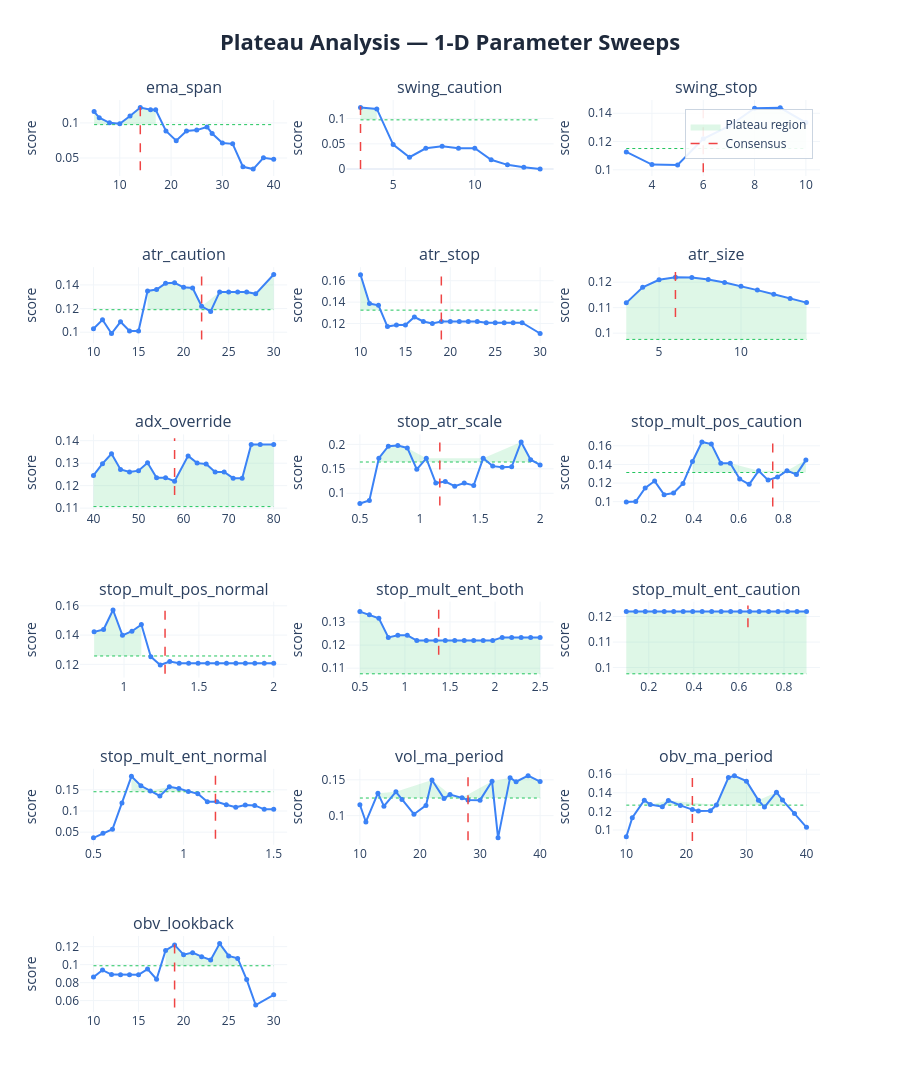

Source (notebook cell):
### Markdown cell above
### 1-D sweep charts:
| Element | Meaning | Good | Bad |
|---------|---------|------|-----|
| **Blue curve** | Composite score at each value of the parameter, with all others held at consensus | Flat-topped curve — performance is insensitive to the exact value | Narrow spike — optimizer latched onto one specific value, everything nearby is worse |
| **Red dashed line** | Where the consensus value sits | On the flat top of the curve | On a steep slope or at the edge of a cliff |
| **Green dashed line** | Cutoff at 80% of peak score — the boundary between plateau and non-plateau | Blue curve stays above this line across most of the range | Blue curve dips below it quickly either side of the peak |
| **Green shading** | Plateau region — all values where the score stays within 20% of the peak | Wide green band spanning most of the range (robust) | Thin sliver or no shading at all (fragile/overfit) |


 If concensus on steep slope: parameter **REGIME SENSITIVE** - do not fix, backtests are disagreeing, want to fix parameters on flat top.

### Code cell
# ── visual sweep curves ───────────────────────────────────────────────────
plot_plateau_analysis(
    sweep_results    = sweep_results,
    consensus_params = results['consensus_params'],
    param_defs       = PARAM_DEFS,
    fixed_params     = FIXED_PARAMS,
    threshold        = 0.20,
    show             = False,
    save_html        = None,
)

### Figure 1 — Plotly figure (JSON) as saved in the notebook; plotly's stock layout.template omitted (floating-point values rounded to 4 significant figures)
{"data": [{"fill": "toself", "fillcolor": "rgba(34, 197, 94, 0.15)", "hoverinfo": "skip", "line": {"color": "rgba(0,0,0,0)"}, "name": "Plateau region", "showlegend": true, "type": "scatter", "x": [5, 6, 8, 10, 12, 14, 16, 17, 17, 16, 14, 12, 10, 8, 6, 5], "xaxis": "x", "y": [0.1162, 0.1075, 0.1002, 0.09878, 0.1099, 0.1219, 0.1189, 0.1187, 0.09755, 0.09755, 0.09755, 0.09755, 0.09755, 0.09755, 0.09755, 0.09755], "yaxis": "y"}, {"hoverinfo": "skip", "line": {"color": "#22c55e", "dash": "dot", "width": 1}, "mode": "lines", "showlegend": false, "type": "scatter", "x": [5, 40], "xaxis": "x", "y": [0.09755, 0.09755], "yaxis": "y"}, {"hovertemplate": "<b>ema_span</b><br>Value: %{x:.4g}<br>Score: %{y:.4f}<br><extra></extra>", "line": {"color": "#3b82f6", "width": 2}, "marker": {"size": 5}, "mode": "lines+markers", "name": "ema_span", "showlegend": false, "type": "scatter", "x": [5, 6, 8, 10, 12, 14, 16, 17, 19, 21, 23, 25, 27, 28, 30, 32, 34, 36, 38, 40], "xaxis": "x", "y": [0.1162, 0.1075, 0.1002, 0.09878, 0.1099, 0.1219, 0.1189, 0.1187, 0.08866, 0.07468, 0.08853, 0.08975, 0.09427, 0.08499, 0.07122, 0.07016, 0.03746, 0.03415, 0.05032, 0.04831], "yaxis": "y"}, {"hoverinfo": "skip", "line": {"color": "#ef4444", "dash": "dash", "width": 1.5}, "mode": "lines", "name": "Consensus", "showlegend": true, "type": "scatter", "x": [14, 14], "xaxis": "x", "y": [0.03245, 0.1244], "yaxis": "y"}, {"fill": "toself", "fillcolor": "rgba(34, 197, 94, 0.15)", "hoverinfo": "skip", "line": {"color": "rgba(0,0,0,0)"}, "name": "Plateau region", "showlegend": false, "type": "scatter", "x": [3, 4, 4, 3], "xaxis": "x2", "y": [0.1219, 0.1193, 0.09755, 0.09755], "yaxis": "y2"}, {"hoverinfo": "skip", "line": {"color": "#22c55e", "dash": "dot", "width": 1}, "mode": "lines", "showlegend": false, "type": "scatter", "x": [3, 14], "xaxis": "x2", "y": [0.09755, 0.09755], "yaxis": "y2"}, {"hovertemplate": "<b>swing_caution</b><br>Value: %{x:.4g}<br>Score: %{y:.4f}<br><extra></extra>", "line": {"color": "#3b82f6", "width": 2}, "marker": {"size": 5}, "mode": "lines+markers", "name": "swing_caution", "showlegend": false, "type": "scatter", "x": [3, 4, 5, 6, 7, 8, 9, 10, 11, 12, 13, 14], "xaxis": "x2", "y": [0.1219, 0.1193, 0.04857, 0.02351, 0.04122, 0.04519, 0.04152, 0.04152, 0.0184, 0.008346, 0.003422, 0.0], "yaxis": "y2"}, {"hoverinfo": "skip", "line": {"color": "#ef4444", "dash": "dash", "width": 1.5}, "mode": "lines", "name": "Consensus", "showlegend": false, "type": "scatter", "x": [3, 3], "xaxis": "x2", "y": [0, 0.1244], "yaxis": "y2"}, {"fill": "toself", "fillcolor": "rgba(34, 197, 94, 0.15)", "hoverinfo": "skip", "line": {"color": "rgba(0,0,0,0)"}, "name": "Plateau region", "showlegend": false, "type": "scatter", "x": [6, 7, 8, 9, 10, 10, 9, 8, 7, 6], "xaxis": "x3", "y": [0.1219, 0.1309, 0.1436, 0.1438, 0.1334, 0.1151, 0.1151, 0.1151, 0.1151, 0.1151], "yaxis": "y3"}, {"hoverinfo": "skip", "line": {"color": "#22c55e", "dash": "dot", "width": 1}, "mode": "lines", "showlegend": false, "type": "scatter", "x": [3, 10], "xaxis": "x3", "y": [0.1151, 0.1151], "yaxis": "y3"}, {"hovertemplate": "<b>swing_stop</b><br>Value: %{x:.4g}<br>Score: %{y:.4f}<br><extra></extra>", "line": {"color": "#3b82f6", "width": 2}, "marker": {"size": 5}, "mode": "lines+markers", "name": "swing_stop", "showlegend": false, "type": "scatter", "x": [3, 4, 5, 6, 7, 8, 9, 10], "xaxis": "x3", "y": [0.1126, 0.1037, 0.1035, 0.1219, 0.1309, 0.1436, 0.1438, 0.1334], "yaxis": "y3"}, {"hoverinfo": "skip", "line": {"color": "#ef4444", "dash": "dash", "width": 1.5}, "mode": "lines", "name": "Consensus", "showlegend": false, "type": "scatter", "x": [6, 6], "xaxis": "x3", "y": [0.09831, 0.1467], "yaxis": "y3"}, {"fill": "toself", "fillcolor": "rgba(34, 197, 94, 0.15)", "hoverinfo": "skip", "line": {"color": "rgba(0,0,0,0)"}, "name": "Plateau region", "showlegend": false, "type": "scatter", "x": [16, 17, 18, 19, 20, 21, 22, 24, 25, 26, 27, 28, 30, 30, 28, 27, 26, 25, 24, 22, 21, 20, 19, 18, 17, 16], "xaxis": "x4", "y": [0.1349, 0.1361, 0.1413, 0.1418, 0.138, 0.1374, 0.1219, 0.1341, 0.1341, 0.1341, 0.1341, 0.1325, 0.1488, 0.119, 0.119, 0.119, 0.119, 0.119, 0.119, 0.119, 0.119, 0.119, 0.119, 0.119, 0.119, 0.119], "yaxis": "y4"}, {"hoverinfo": "skip", "line": {"color": "#22c55e", "dash": "dot", "width": 1}, "mode": "lines", "showlegend": false, "type": "scatter", "x": [10, 30], "xaxis": "x4", "y": [0.119, 0.119], "yaxis": "y4"}, {"hovertemplate": "<b>atr_caution</b><br>Value: %{x:.4g}<br>Score: %{y:.4f}<br><extra></extra>", "line": {"color": "#3b82f6", "width": 2}, "marker": {"size": 5}, "mode": "lines+markers", "name": "atr_caution", "showlegend": false, "type": "scatter", "x": [10, 11, 12, 13, 14, 15, 16, 17, 18, 19, 20, 21, 22, 23, 24, 25, 26, 27, 28, 30], "xaxis": "x4", "y": [0.103, 0.1106, 0.09887, 0.1088, 0.101, 0.1011, 0.1349, 0.1361, 0.1413, 0.1418, 0.138, 0.1374, 0.1219, 0.1176, 0.1341, 0.1341, 0.1341, 0.1341, 0.1325, 0.1488], "yaxis": "y4"}, {"hoverinfo": "skip", "line": {"color": "#ef4444", "dash": "dash", "width": 1.5}, "mode": "lines", "name": "Consensus", "showlegend": false, "type": "scatter", "x": [22, 22], "xaxis": "x4", "y": [0.09393, 0.1518], "yaxis": "y4"}, {"fill": "toself", "fillcolor": "rgba(34, 197, 94, 0.15)", "hoverinfo": "skip", "line": {"color": "rgba(0,0,0,0)"}, "name": "Plateau region", "showlegend": false, "type": "scatter", "x": [10, 11, 12, 12, 11, 10], "xaxis": "x5", "y": [0.1656, 0.1386, 0.137, 0.1325, 0.1325, 0.1325], "yaxis": "y5"}, {"hoverinfo": "skip", "line": {"color": "#22c55e", "dash": "dot", "width": 1}, "mode": "lines", "showlegend": false, "type": "scatter", "x": [10, 30], "xaxis": "x5", "y": [0.1325, 0.1325], "yaxis": "y5"}, {"hovertemplate": "<b>atr_stop</b><br>Value: %{x:.4g}<br>Score: %{y:.4f}<br><extra></extra>", "line": {"color": "#3b82f6", "width": 2}, "marker": {"size": 5}, "mode": "lines+markers", "name": "atr_stop", "showlegend": false, "type": "scatter", "x": [10, 11, 12, 13, 14, 15, 16, 17, 18, 19, 20, 21, 22, 23, 24, 25, 26, 27, 28, 30], "xaxis": "x5", "y": [0.1656, 0.1386, 0.137, 0.1171, 0.1185, 0.1185, 0.126, 0.1219, 0.1199, 0.1219, 0.1219, 0.1219, 0.1219, 0.1219, 0.1207, 0.1207, 0.1207, 0.1207, 0.1207, 0.1106], "yaxis": "y5"}, {"hoverinfo": "skip", "line": {"color": "#ef4444", "dash": "dash", "width": 1.5}, "mode": "lines", "name": "Consensus", "showlegend": false, "type": "scatter", "x": [19, 19], "xaxis": "x5", "y": [0.1051, 0.1689], "yaxis": "y5"}, {"fill": "toself", "fillcolor": "rgba(34, 197, 94, 0.15)", "hoverinfo": "skip", "line": {"color": "rgba(0,0,0,0)"}, "name": "Plateau region", "showlegend": false, "type": "scatter", "x": [3, 4, 5, 6, 7, 8, 9, 10, 11, 12, 13, 14, 14, 13, 12, 11, 10, 9, 8, 7, 6, 5, 4, 3], "xaxis": "x6", "y": [0.1119, 0.118, 0.1209, 0.1219, 0.1218, 0.121, 0.1198, 0.1184, 0.1169, 0.1153, 0.1136, 0.112, 0.09755, 0.09755, 0.09755, 0.09755, 0.09755, 0.09755, 0.09755, 0.09755, 0.09755, 0.09755, 0.09755, 0.09755], "yaxis": "y6"}, {"hoverinfo": "skip", "line": {"color": "#22c55e", "dash": "dot", "width": 1}, "mode": "lines", "showlegend": false, "type": "scatter", "x": [3, 14], "xaxis": "x6", "y": [0.09755, 0.09755], "yaxis": "y6"}, {"hovertemplate": "<b>atr_size</b><br>Value: %{x:.4g}<br>Score: %{y:.4f}<br><extra></extra>", "line": {"color": "#3b82f6", "width": 2}, "marker": {"size": 5}, "mode": "lines+markers", "name": "atr_size", "showlegend": false, "type": "scatter", "x": [3, 4, 5, 6, 7, 8, 9, 10, 11, 12, 13, 14], "xaxis": "x6", "y": [0.1119, 0.118, 0.1209, 0.1219, 0.1218, 0.121, 0.1198, 0.1184, 0.1169, 0.1153, 0.1136, 0.112], "yaxis": "y6"}, {"hoverinfo": "skip", "line": {"color": "#ef4444", "dash": "dash", "width": 1.5}, "mode": "lines", "name": "Consensus", "showlegend": false, "type": "scatter", "x": [6, 6], "xaxis": "x6", "y": [0.1063, 0.1244], "yaxis": "y6"}, {"fill": "toself", "fillcolor": "rgba(34, 197, 94, 0.15)", "hoverinfo": "skip", "line": {"color": "rgba(0,0,0,0)"}, "name": "Plateau region", "showlegend": false, "type": "scatter", "x": [40, 42, 44, 46, 48, 50, 52, 54, 56, 58, 61, 63, 65, 67, 69, 71, 73, 75, 77, 80, 80, 77, 75, 73, 71, 69, 67, 65, 63, 61, 58, 56, 54, 52, 50, 48, 46, 44, 42, 40], "xaxis": "x7", "y": [0.1245, 0.1298, 0.1342, 0.1272, 0.1261, 0.1267, 0.1302, 0.1235, 0.1235, 0.1219, 0.1332, 0.13, 0.1296, 0.1261, 0.1261, 0.1233, 0.1233, 0.1383, 0.1383, 0.1383, 0.1107, 0.1107, 0.1107, 0.1107, 0.1107, 0.1107, 0.1107, 0.1107, 0.1107, 0.1107, 0.1107, 0.1107, 0.1107, 0.1107, 0.1107, 0.1107, 0.1107, 0.1107, 0.1107, 0.1107], "yaxis": "y7"}, {"hoverinfo": "skip", "line": {"color": "#22c55e", "dash": "dot", "width": 1}, "mode": "lines", "showlegend": false, "type": "scatter", "x": [40, 80], "xaxis": "x7", "y": [0.1107, 0.1107], "yaxis": "y7"}, {"hovertemplate": "<b>adx_override</b><br>Value: %{x:.4g}<br>Score: %{y:.4f}<br><extra></extra>", "line": {"color": "#3b82f6", "width": 2}, "marker": {"size": 5}, "mode": "lines+markers", "name": "adx_override", "showlegend": false, "type": "scatter", "x": [40, 42, 44, 46, 48, 50, 52, 54, 56, 58, 61, 63, 65, 67, 69, 71, 73, 75, 77, 80], "xaxis": "x7", "y": [0.1245, 0.1298, 0.1342, 0.1272, 0.1261, 0.1267, 0.1302, 0.1235, 0.1235, 0.1219, 0.1332, 0.13, 0.1296, 0.1261, 0.1261, 0.1233, 0.1233, 0.1383, 0.1383, 0.1383], "yaxis": "y7"}, {"hoverinfo": "skip", "line": {"color": "#ef4444", "dash": "dash", "width": 1.5}, "mode": "lines", "name": "Consensus", "showlegend": false, "type": "scatter", "x": [58, 58], "xaxis": "x7", "y": [0.1158, 0.1411], "yaxis": "y7"}, {"fill": "toself", "fillcolor": "rgba(34, 197, 94, 0.15)", "hoverinfo": "skip", "line": {"color": "rgba(0,0,0,0)"}, "name": "Plateau region", "showlegend": false, "type": "scatter", "x": [0.6579, 0.7368, 0.8158, 0.8947, 1.053, 1.526, 1.842, 1.921, 1.921, 1.842, 1.526, 1.053, 0.8947, 0.8158, 0.7368, 0.6579], "xaxis": "x8", "y": [0.1716, 0.1964, 0.1978, 0.1927, 0.1714, 0.1716, 0.2049, 0.1686, 0.1639, 0.1639, 0.1639, 0.1639, 0.1639, 0.1639, 0.1639, 0.1639], "yaxis": "y8"}, {"hoverinfo": "skip", "line": {"color": "#22c55e", "dash": "dot", "width": 1}, "mode": "lines", "showlegend": false, "type": "scatter", "x": [0.5, 2], "xaxis": "x8", "y": [0.1639, 0.1639], "yaxis": "y8"}, {"hovertemplate": "<b>stop_atr_scale</b><br>Value: %{x:.4g}<br>Score: %{y:.4f}<br><extra></extra>", "line": {"color": "#3b82f6", "width": 2}, "marker": {"size": 5}, "mode": "lines+markers", "name": "stop_atr_scale", "showlegend": false, "type": "scatter", "x": [0.5, 0.5789, 0.6579, 0.7368, 0.8158, 0.8947, 0.9737, 1.053, 1.132, 1.211, 1.289, 1.368, 1.447, 1.526, 1.605, 1.684, 1.763, 1.842, 1.921, 2.0], "xaxis": "x8", "y": [0.07917, 0.08513, 0.1716, 0.1964, 0.1978, 0.1927, 0.1489, 0.1714, 0.1208, 0.1239, 0.1144, 0.1211, 0.1161, 0.1716, 0.1555, 0.1535, 0.1541, 0.2049, 0.1686, 0.1581], "yaxis": "y8"}, {"hoverinfo": "skip", "line": {"color": "#ef4444", "dash": "dash", "width": 1.5}, "mode": "lines", "name": "Consensus", "showlegend": false, "type": "scatter", "x": [1.165, 1.165], "xaxis": "x8", "y": [0.07521, 0.209], "yaxis": "y8"}, {"fill": "toself", "fillcolor": "rgba(34, 197, 94, 0.15)", "hoverinfo": "skip", "line": {"color": "rgba(0,0,0,0)"}, "name": "Plateau region", "showlegend": false, "type": "scatter", "x": [0.3947, 0.4368, 0.4789, 0.5211, 0.5632, 0.6895, 0.8158, 0.9, 0.9, 0.8158, 0.6895, 0.5632, 0.5211, 0.4789, 0.4368, 0.3947], "xaxis": "x9", "y": [0.1432, 0.1642, 0.1619, 0.1412, 0.1414, 0.1331, 0.1333, 0.1447, 0.1313, 0.1313, 0.1313, 0.1313, 0.1313, 0.1313, 0.1313, 0.1313], "yaxis": "y9"}, {"hoverinfo": "skip", "line": {"color": "#22c55e", "dash": "dot", "width": 1}, "mode": "lines", "showlegend": false, "type": "scatter", "x": [0.1, 0.9], "xaxis": "x9", "y": [0.1313, 0.1313], "yaxis": "y9"}, {"hovertemplate": "<b>stop_mult_pos_caution</b><br>Value: %{x:.4g}<br>Score: %{y:.4f}<br><extra></extra>", "line": {"color": "#3b82f6", "width": 2}, "marker": {"size": 5}, "mode": "lines+markers", "name": "stop_mult_pos_caution", "showlegend": false, "type": "scatter", "x": [0.1, 0.1421, 0.1842, 0.2263, 0.2684, 0.3105, 0.3526, 0.3947, 0.4368, 0.4789, 0.5211, 0.5632, 0.6053, 0.6474, 0.6895, 0.7316, 0.7737, 0.8158, 0.8579, 0.9], "xaxis": "x9", "y": [0.0997, 0.1002, 0.1147, 0.1221, 0.1075, 0.1093, 0.1195, 0.1432, 0.1642, 0.1619, 0.1412, 0.1414, 0.1243, 0.1186, 0.1331, 0.1232, 0.1265, 0.1333, 0.1293, 0.1447], "yaxis": "y9"}, {"hoverinfo": "skip", "line": {"color": "#ef4444", "dash": "dash", "width": 1.5}, "mode": "lines", "name": "Consensus", "showlegend": false, "type": "scatter", "x": [0.7523, 0.7523], "xaxis": "x9", "y": [0.09471, 0.1674], "yaxis": "y9"}, {"fill": "toself", "fillcolor": "rgba(34, 197, 94, 0.15)", "hoverinfo": "skip", "line": {"color": "rgba(0,0,0,0)"}, "name": "Plateau region", "showlegend": false, "type": "scatter", "x": [0.8, 0.8632, 0.9263, 0.9895, 1.053, 1.116, 1.116, 1.053, 0.9895, 0.9263, 0.8632, 0.8], "xaxis": "x10", "y": [0.1422, 0.1438, 0.1571, 0.1398, 0.1426, 0.1472, 0.1257, 0.1257, 0.1257, 0.1257, 0.1257, 0.1257], "yaxis": "y10"}, {"hoverinfo": "skip", "line": {"color": "#22c55e", "dash": "dot", "width": 1}, "mode": "lines", "showlegend": false, "type": "scatter", "x": [0.8, 2], "xaxis": "x10", "y": [0.1257, 0.1257], "yaxis": "y10"}, {"hovertemplate": "<b>stop_mult_pos_normal</b><br>Value: %{x:.4g}<br>Score: %{y:.4f}<br><extra></extra>", "line": {"color": "#3b82f6", "width": 2}, "marker": {"size": 5}, "mode": "lines+markers", "name": "stop_mult_pos_normal", "showlegend": false, "type": "scatter", "x": [0.8, 0.8632, 0.9263, 0.9895, 1.053, 1.116, 1.179, 1.242, 1.305, 1.368, 1.432, 1.495, 1.558, 1.621, 1.684, 1.747, 1.811, 1.874, 1.937, 2.0], "xaxis": "x10", "y": [0.1422, 0.1438, 0.1571, 0.1398, 0.1426, 0.1472, 0.1252, 0.1195, 0.1219, 0.1207, 0.1207, 0.1207, 0.1207, 0.1207, 0.1207, 0.1207, 0.1207, 0.1207, 0.1207, 0.1207], "yaxis": "y10"}, {"hoverinfo": "skip", "line": {"color": "#ef4444", "dash": "dash", "width": 1.5}, "mode": "lines", "name": "Consensus", "showlegend": false, "type": "scatter", "x": [1.274, 1.274], "xaxis": "x10", "y": [0.1135, 0.1603], "yaxis": "y10"}, {"fill": "toself", "fillcolor": "rgba(34, 197, 94, 0.15)", "hoverinfo": "skip", "line": {"color": "rgba(0,0,0,0)"}, "name": "Plateau region", "showlegend": false, "type": "scatter", "x": [0.5, 0.6053, 0.7105, 0.8158, 0.9211, 1.026, 1.132, 1.237, 1.342, 1.447, 1.553, 1.658, 1.763, 1.868, 1.974, 2.079, 2.184, 2.289, 2.395, 2.5, 2.5, 2.395, 2.289, 2.184, 2.079, 1.974, 1.868, 1.763, 1.658, 1.553, 1.447, 1.342, 1.237, 1.132, 1.026, 0.9211, 0.8158, 0.7105, 0.6053, 0.5], "xaxis": "x11", "y": [0.1345, 0.1331, 0.1316, 0.1233, 0.1242, 0.1242, 0.1219, 0.1219, 0.1219, 0.1219, 0.1219, 0.1219, 0.1219, 0.1219, 0.1219, 0.1233, 0.1233, 0.1233, 0.1233, 0.1233, 0.1076, 0.1076, 0.1076, 0.1076, 0.1076, 0.1076, 0.1076, 0.1076, 0.1076, 0.1076, 0.1076, 0.1076, 0.1076, 0.1076, 0.1076, 0.1076, 0.1076, 0.1076, 0.1076, 0.1076], "yaxis": "y11"}, {"hoverinfo": "skip", "line": {"color": "#22c55e", "dash": "dot", "width": 1}, "mode": "lines", "showlegend": false, "type": "scatter", "x": [0.5, 2.5], "xaxis": "x11", "y": [0.1076, 0.1076], "yaxis": "y11"}, {"hovertemplate": "<b>stop_mult_ent_both</b><br>Value: %{x:.4g}<br>Score: %{y:.4f}<br><extra></extra>", "line": {"color": "#3b82f6", "width": 2}, "marker": {"size": 5}, "mode": "lines+markers", "name": "stop_mult_ent_both", "showlegend": false, "type": "scatter", "x": [0.5, 0.6053, 0.7105, 0.8158, 0.9211, 1.026, 1.132, 1.237, 1.342, 1.447, 1.553, 1.658, 1.763, 1.868, 1.974, 2.079, 2.184, 2.289, 2.395, 2.5], "xaxis": "x11", "y": [0.1345, 0.1331, 0.1316, 0.1233, 0.1242, 0.1242, 0.1219, 0.1219, 0.1219, 0.1219, 0.1219, 0.1219, 0.1219, 0.1219, 0.1219, 0.1233, 0.1233, 0.1233, 0.1233, 0.1233], "yaxis": "y11"}, {"hoverinfo": "skip", "line": {"color": "#ef4444", "dash": "dash", "width": 1.5}, "mode": "lines", "name": "Consensus", "showlegend": false, "type": "scatter", "x": [1.375, 1.375], "xaxis": "x11", "y": [0.1158, 0.1371], "yaxis": "y11"}, {"fill": "toself", "fillcolor": "rgba(34, 197, 94, 0.15)", "hoverinfo": "skip", "line": {"color": "rgba(0,0,0,0)"}, "name": "Plateau region", "showlegend": false, "type": "scatter", "x": [0.1, 0.1421, 0.1842, 0.2263, 0.2684, 0.3105, 0.3526, 0.3947, 0.4368, 0.4789, 0.5211, 0.5632, 0.6053, 0.6474, 0.6895, 0.7316, 0.7737, 0.8158, 0.8579, 0.9, 0.9, 0.8579, 0.8158, 0.7737, 0.7316, 0.6895, 0.6474, 0.6053, 0.5632, 0.5211, 0.4789, 0.4368, 0.3947, 0.3526, 0.3105, 0.2684, 0.2263, 0.1842, 0.1421, 0.1], "xaxis": "x12", "y": [0.1219, 0.1219, 0.1219, 0.1219, 0.1219, 0.1219, 0.1219, 0.1219, 0.1219, 0.1219, 0.1219, 0.1219, 0.1219, 0.1219, 0.1219, 0.1219, 0.1219, 0.1219, 0.1219, 0.1219, 0.09755, 0.09755, 0.09755, 0.09755, 0.09755, 0.09755, 0.09755, 0.09755, 0.09755, 0.09755, 0.09755, 0.09755, 0.09755, 0.09755, 0.09755, 0.09755, 0.09755, 0.09755, 0.09755, 0.09755], "yaxis": "y12"}, {"hoverinfo": "skip", "line": {"color": "#22c55e", "dash": "dot", "width": 1}, "mode": "lines", "showlegend": false, "type": "scatter", "x": [0.1, 0.9], "xaxis": "x12", "y": [0.09755, 0.09755], "yaxis": "y12"}, {"hovertemplate": "<b>stop_mult_ent_caution</b><br>Value: %{x:.4g}<br>Score: %{y:.4f}<br><extra></extra>", "line": {"color": "#3b82f6", "width": 2}, "marker": {"size": 5}, "mode": "lines+markers", "name": "stop_mult_ent_caution", "showlegend": false, "type": "scatter", "x": [0.1, 0.1421, 0.1842, 0.2263, 0.2684, 0.3105, 0.3526, 0.3947, 0.4368, 0.4789, 0.5211, 0.5632, 0.6053, 0.6474, 0.6895, 0.7316, 0.7737, 0.8158, 0.8579, 0.9], "xaxis": "x12", "y": [0.1219, 0.1219, 0.1219, 0.1219, 0.1219, 0.1219, 0.1219, 0.1219, 0.1219, 0.1219, 0.1219, 0.1219, 0.1219, 0.1219, 0.1219, 0.1219, 0.1219, 0.1219, 0.1219, 0.1219], "yaxis": "y12"}, {"hoverinfo": "skip", "line": {"color": "#ef4444", "dash": "dash", "width": 1.5}, "mode": "lines", "name": "Consensus", "showlegend": false, "type": "scatter", "x": [0.64, 0.64], "xaxis": "x12", "y": [0.1158, 0.1244], "yaxis": "y12"}, {"fill": "toself", "fillcolor": "rgba(34, 197, 94, 0.15)", "hoverinfo": "skip", "line": {"color": "rgba(0,0,0,0)"}, "name": "Plateau region", "showlegend": false, "type": "scatter", "x": [0.7105, 0.7632, 0.8158, 0.9211, 0.9737, 1.026, 1.026, 0.9737, 0.9211, 0.8158, 0.7632, 0.7105], "xaxis": "x13", "y": [0.182, 0.1597, 0.1471, 0.1571, 0.153, 0.1464, 0.1456, 0.1456, 0.1456, 0.1456, 0.1456, 0.1456], "yaxis": "y13"}, {"hoverinfo": "skip", "line": {"color": "#22c55e", "dash": "dot", "width": 1}, "mode": "lines", "showlegend": false, "type": "scatter", "x": [0.5, 1.5], "xaxis": "x13", "y": [0.1456, 0.1456], "yaxis": "y13"}, {"hovertemplate": "<b>stop_mult_ent_normal</b><br>Value: %{x:.4g}<br>Score: %{y:.4f}<br><extra></extra>", "line": {"color": "#3b82f6", "width": 2}, "marker": {"size": 5}, "mode": "lines+markers", "name": "stop_mult_ent_normal", "showlegend": false, "type": "scatter", "x": [0.5, 0.5526, 0.6053, 0.6579, 0.7105, 0.7632, 0.8158, 0.8684, 0.9211, 0.9737, 1.026, 1.079, 1.132, 1.184, 1.237, 1.289, 1.342, 1.395, 1.447, 1.5], "xaxis": "x13", "y": [0.03649, 0.04724, 0.05686, 0.1192, 0.182, 0.1597, 0.1471, 0.1356, 0.1571, 0.153, 0.1464, 0.1411, 0.122, 0.1219, 0.115, 0.109, 0.1142, 0.1132, 0.104, 0.104], "yaxis": "y13"}, {"hoverinfo": "skip", "line": {"color": "#ef4444", "dash": "dash", "width": 1.5}, "mode": "lines", "name": "Consensus", "showlegend": false, "type": "scatter", "x": [1.177, 1.177], "xaxis": "x13", "y": [0.03467, 0.1856], "yaxis": "y13"}, {"fill": "toself", "fillcolor": "rgba(34, 197, 94, 0.15)", "hoverinfo": "skip", "line": {"color": "rgba(0,0,0,0)"}, "name": "Plateau region", "showlegend": false, "type": "scatter", "x": [13, 16, 22, 25, 27, 32, 35, 36, 38, 40, 40, 38, 36, 35, 32, 27, 25, 22, 16, 13], "xaxis": "x14", "y": [0.1314, 0.1334, 0.1498, 0.1295, 0.1249, 0.148, 0.1531, 0.1474, 0.1558, 0.1476, 0.1246, 0.1246, 0.1246, 0.1246, 0.1246, 0.1246, 0.1246, 0.1246, 0.1246, 0.1246], "yaxis": "y14"}, {"hoverinfo": "skip", "line": {"color": "#22c55e", "dash": "dot", "width": 1}, "mode": "lines", "showlegend": false, "type": "scatter", "x": [10, 40], "xaxis": "x14", "y": [0.1246, 0.1246], "yaxis": "y14"}, {"hovertemplate": "<b>vol_ma_period</b><br>Value: %{x:.4g}<br>Score: %{y:.4f}<br><extra></extra>", "line": {"color": "#3b82f6", "width": 2}, "marker": {"size": 5}, "mode": "lines+markers", "name": "vol_ma_period", "showlegend": false, "type": "scatter", "x": [10, 11, 13, 14, 16, 17, 19, 21, 22, 24, 25, 27, 28, 30, 32, 33, 35, 36, 38, 40], "xaxis": "x14", "y": [0.1153, 0.09117, 0.1314, 0.1132, 0.1334, 0.1224, 0.102, 0.1143, 0.1498, 0.1238, 0.1295, 0.1249, 0.1219, 0.1217, 0.148, 0.06895, 0.1531, 0.1474, 0.1558, 0.1476], "yaxis": "y14"}, {"hoverinfo": "skip", "line": {"color": "#ef4444", "dash": "dash", "width": 1.5}, "mode": "lines", "name": "Consensus", "showlegend": false, "type": "scatter", "x": [28, 28], "xaxis": "x14", "y": [0.0655, 0.1589], "yaxis": "y14"}, {"fill": "toself", "fillcolor": "rgba(34, 197, 94, 0.15)", "hoverinfo": "skip", "line": {"color": "rgba(0,0,0,0)"}, "name": "Plateau region", "showlegend": false, "type": "scatter", "x": [13, 14, 17, 25, 27, 28, 30, 32, 35, 36, 36, 35, 32, 30, 28, 27, 25, 17, 14, 13], "xaxis": "x15", "y": [0.132, 0.1274, 0.1318, 0.1268, 0.1565, 0.1584, 0.1526, 0.132, 0.1407, 0.1322, 0.1267, 0.1267, 0.1267, 0.1267, 0.1267, 0.1267, 0.1267, 0.1267, 0.1267, 0.1267], "yaxis": "y15"}, {"hoverinfo": "skip", "line": {"color": "#22c55e", "dash": "dot", "width": 1}, "mode": "lines", "showlegend": false, "type": "scatter", "x": [10, 40], "xaxis": "x15", "y": [0.1267, 0.1267], "yaxis": "y15"}, {"hovertemplate": "<b>obv_ma_period</b><br>Value: %{x:.4g}<br>Score: %{y:.4f}<br><extra></extra>", "line": {"color": "#3b82f6", "width": 2}, "marker": {"size": 5}, "mode": "lines+markers", "name": "obv_ma_period", "showlegend": false, "type": "scatter", "x": [10, 11, 13, 14, 16, 17, 19, 21, 22, 24, 25, 27, 28, 30, 32, 33, 35, 36, 38, 40], "xaxis": "x15", "y": [0.09276, 0.1132, 0.132, 0.1274, 0.125, 0.1318, 0.1265, 0.1219, 0.1205, 0.1208, 0.1268, 0.1565, 0.1584, 0.1526, 0.132, 0.1246, 0.1407, 0.1322, 0.1176, 0.1028], "yaxis": "y15"}, {"hoverinfo": "skip", "line": {"color": "#ef4444", "dash": "dash", "width": 1.5}, "mode": "lines", "name": "Consensus", "showlegend": false, "type": "scatter", "x": [21, 21], "xaxis": "x15", "y": [0.08812, 0.1616], "yaxis": "y15"}, {"fill": "toself", "fillcolor": "rgba(34, 197, 94, 0.15)", "hoverinfo": "skip", "line": {"color": "rgba(0,0,0,0)"}, "name": "Plateau region", "showlegend": false, "type": "scatter", "x": [18, 19, 20, 21, 22, 23, 24, 25, 26, 26, 25, 24, 23, 22, 21, 20, 19, 18], "xaxis": "x16", "y": [0.1158, 0.1219, 0.111, 0.1134, 0.1089, 0.1051, 0.1235, 0.1098, 0.107, 0.09877, 0.09877, 0.09877, 0.09877, 0.09877, 0.09877, 0.09877, 0.09877, 0.09877], "yaxis": "y16"}, {"hoverinfo": "skip", "line": {"color": "#22c55e", "dash": "dot", "width": 1}, "mode": "lines", "showlegend": false, "type": "scatter", "x": [10, 30], "xaxis": "x16", "y": [0.09877, 0.09877], "yaxis": "y16"}, {"hovertemplate": "<b>obv_lookback</b><br>Value: %{x:.4g}<br>Score: %{y:.4f}<br><extra></extra>", "line": {"color": "#3b82f6", "width": 2}, "marker": {"size": 5}, "mode": "lines+markers", "name": "obv_lookback", "showlegend": false, "type": "scatter", "x": [10, 11, 12, 13, 14, 15, 16, 17, 18, 19, 20, 21, 22, 23, 24, 25, 26, 27, 28, 30], "xaxis": "x16", "y": [0.08615, 0.09399, 0.08895, 0.08868, 0.08865, 0.08873, 0.09504, 0.08377, 0.1158, 0.1219, 0.111, 0.1134, 0.1089, 0.1051, 0.1235, 0.1098, 0.107, 0.08337, 0.05507, 0.06645], "yaxis": "y16"}, {"hoverinfo": "skip", "line": {"color": "#ef4444", "dash": "dash", "width": 1.5}, "mode": "lines", "name": "Consensus", "showlegend": false, "type": "scatter", "x": [19, 19], "xaxis": "x16", "y": [0.05232, 0.1259], "yaxis": "y16"}], "layout": {"annotations": [{"font": {"size": 16}, "showarrow": false, "text": "ema_span", "x": 0.14, "xanchor": "center", "xref": "paper", "y": 1, "yanchor": "bottom", "yref": "paper"}, {"font": {"size": 16}, "showarrow": false, "text": "swing_caution", "x": 0.5, "xanchor": "center", "xref": "paper", "y": 1, "yanchor": "bottom", "yref": "paper"}, {"font": {"size": 16}, "showarrow": false, "text": "swing_stop", "x": 0.86, "xanchor": "center", "xref": "paper", "y": 1, "yanchor": "bottom", "yref": "paper"}, {"font": {"size": 16}, "showarrow": false, "text": "atr_caution", "x": 0.14, "xanchor": "center", "xref": "paper", "y": 0.8167, "yanchor": "bottom", "yref": "paper"}, {"font": {"size": 16}, "showarrow": false, "text": "atr_stop", "x": 0.5, "xanchor": "center", "xref": "paper", "y": 0.8167, "yanchor": "bottom", "yref": "paper"}, {"font": {"size": 16}, "showarrow": false, "text": "atr_size", "x": 0.86, "xanchor": "center", "xref": "paper", "y": 0.8167, "yanchor": "bottom", "yref": "paper"}, {"font": {"size": 16}, "showarrow": false, "text": "adx_override", "x": 0.14, "xanchor": "center", "xref": "paper", "y": 0.6333, "yanchor": "bottom", "yref": "paper"}, {"font": {"size": 16}, "showarrow": false, "text": "stop_atr_scale", "x": 0.5, "xanchor": "center", "xref": "paper", "y": 0.6333, "yanchor": "bottom", "yref": "paper"}, {"font": {"size": 16}, "showarrow": false, "text": "stop_mult_pos_caution", "x": 0.86, "xanchor": "center", "xref": "paper", "y": 0.6333, "yanchor": "bottom", "yref": "paper"}, {"font": {"size": 16}, "showarrow": false, "text": "stop_mult_pos_normal", "x": 0.14, "xanchor": "center", "xref": "paper", "y": 0.45, "yanchor": "bottom", "yref": "paper"}, {"font": {"size": 16}, "showarrow": false, "text": "stop_mult_ent_both", "x": 0.5, "xanchor": "center", "xref": "paper", "y": 0.45, "yanchor": "bottom", "yref": "paper"}, {"font": {"size": 16}, "showarrow": false, "text": "stop_mult_ent_caution", "x": 0.86, "xanchor": "center", "xref": "paper", "y": 0.45, "yanchor": "bottom", "yref": "paper"}, {"font": {"size": 16}, "showarrow": false, "text": "stop_mult_ent_normal", "x": 0.14, "xanchor": "center", "xref": "paper", "y": 0.2667, "yanchor": "bottom", "yref": "paper"}, {"font": {"size": 16}, "showarrow": false, "text": "vol_ma_period", "x": 0.5, "xanchor": "center", "xref": "paper", "y": 0.2667, "yanchor": "bottom", "yref": "paper"}, {"font": {"size": 16}, "showarrow": false, "text": "obv_ma_period", "x": 0.86, "xanchor": "center", "xref": "paper", "y": 0.2667, "yanchor": "bottom", "yref": "paper"}, {"font": {"size": 16}, "showarrow": false, "text": "obv_lookback", "x": 0.14, "xanchor": "center", "xref": "paper", "y": 0.08333, "yanchor": "bottom", "yref": "paper"}], "height": 1800, "legend": {"bgcolor": "rgba(255, 255, 255, 0.9)", "bordercolor": "#cbd5e1", "borderwidth": 1, "x": 0.99, "xanchor": "right", "y": 0.99, "yanchor": "top"}, "title": {"font": {"color": "#1E293B", "size": 22}, "text": "<b>Plateau Analysis — 1-D Parameter Sweeps</b>", "x": 0.5, "xanchor": "center"}, "xaxis": {"anchor": "y", "domain": [0, 0.28], "gridcolor": "#f1f5f9", "gridwidth": 1, "showgrid": true}, "xaxis10": {"anchor": "y10", "domain": [0, 0.28], "gridcolor": "#f1f5f9", "gridwidth": 1, "showgrid": true}, "xaxis11": {"anchor": "y11", "domain": [0.36, 0.64], "gridcolor": "#f1f5f9", "gridwidth": 1, "showgrid": true}, "xaxis12": {"anchor": "y12", "domain": [0.72, 1], "gridcolor": "#f1f5f9", "gridwidth": 1, "showgrid": true}, "xaxis13": {"anchor": "y13", "domain": [0, 0.28], "gridcolor": "#f1f5f9", "gridwidth": 1, "showgrid": true}, "xaxis14": {"anchor": "y14", "domain": [0.36, 0.64], "gridcolor": "#f1f5f9", "gridwidth": 1, "showgrid": true}, "xaxis15": {"anchor": "y15", "domain": [0.72, 1], "gridcolor": "#f1f5f9", "gridwidth": 1, "showgrid": true}, "xaxis16": {"anchor": "y16", "domain": [0, 0.28], "gridcolor": "#f1f5f9", "gridwidth": 1, "showgrid": true}, "xaxis17": {"anchor": "y17", "domain": [0.36, 0.64], "gridcolor": "#f1f5f9", "gridwidth": 1, "showgrid": true}, "xaxis18": {"anchor": "y18", "domain": [0.72, 1], "gridcolor": "#f1f5f9", "gridwidth": 1, "showgrid": true}, "xaxis2": {"anchor": "y2", "domain": [0.36, 0.64], "gridcolor": "#f1f5f9", "gridwidth": 1, "showgrid": true}, "xaxis3": {"anchor": "y3", "domain": [0.72, 1], "gridcolor": "#f1f5f9", "gridwidth": 1, "showgrid": true}, "xaxis4": {"anchor": "y4", "domain": [0, 0.28], "gridcolor": "#f1f5f9", "gridwidth": 1, "showgrid": true}, "xaxis5": {"anchor": "y5", "domain": [0.36, 0.64], "gridcolor": "#f1f5f9", "gridwidth": 1, "showgrid": true}, "xaxis6": {"anchor": "y6", "domain": [0.72, 1], "gridcolor": "#f1f5f9", "gridwidth": 1, "showgrid": true}, "xaxis7": {"anchor": "y7", "domain": [0, 0.28], "gridcolor": "#f1f5f9", "gridwidth": 1, "showgrid": true}, "xaxis8": {"anchor": "y8", "domain": [0.36, 0.64], "gridcolor": "#f1f5f9", "gridwidth": 1, "showgrid": true}, "xaxis9": {"anchor": "y9", "domain": [0.72, 1], "gridcolor": "#f1f5f9", "gridwidth": 1, "showgrid": true}, "yaxis": {"anchor": "x", "domain": [0.9167, 1], "gridcolor": "#f1f5f9", "gridwidth": 1, "showgrid": true, "title": {"text": "score"}}, "yaxis10": {"anchor": "x10", "domain": [0.3667, 0.45], "gridcolor": "#f1f5f9", "gridwidth": 1, "showgrid": true, "title": {"text": "score"}}, "yaxis11": {"anchor": "x11", "domain": [0.3667, 0.45], "gridcolor": "#f1f5f9", "gridwidth": 1, "showgrid": true, "title": {"text": "score"}}, "yaxis12": {"anchor": "x12", "domain": [0.3667, 0.45], "gridcolor": "#f1f5f9", "gridwidth": 1, "showgrid": true, "title": {"text": "score"}}, "yaxis13": {"anchor": "x13", "domain": [0.1833, 0.2667], "gridcolor": "#f1f5f9", "gridwidth": 1, "showgrid": true, "title": {"text": "score"}}, "yaxis14": {"anchor": "x14", "domain": [0.1833, 0.2667], "gridcolor": "#f1f5f9", "gridwidth": 1, "showgrid": true, "title": {"text": "score"}}, "yaxis15": {"anchor": "x15", "domain": [0.1833, 0.2667], "gridcolor": "#f1f5f9", "gridwidth": 1, "showgrid": true, "title": {"text": "score"}}, "yaxis16": {"anchor": "x16", "domain": [0, 0.08333], "gridcolor": "#f1f5f9", "gridwidth": 1, "showgrid": true, "title": {"text": "score"}}, "yaxis17": {"anchor": "x17", "domain": [0, 0.08333], "gridcolor": "#f1f5f9", "gridwidth": 1, "showgrid": true, "title": {"text": "score"}}, "yaxis18": {"anchor": "x18", "domain": [0, 0.08333], "gridcolor": "#f1f5f9", "gridwidth": 1, "showgrid": true, "title": {"text": "score"}}, "yaxis2": {"anchor": "x2", "domain": [0.9167, 1], "gridcolor": "#f1f5f9", "gridwidth": 1, "showgrid": true, "title": {"text": "score"}}, "yaxis3": {"anchor": "x3", "domain": [0.9167, 1], "gridcolor": "#f1f5f9", "gridwidth": 1, "showgrid": true, "title": {"text": "score"}}, "yaxis4": {"anchor": "x4", "domain": [0.7333, 0.8167], "gridcolor": "#f1f5f9", "gridwidth": 1, "showgrid": true, "title": {"text": "score"}}, "yaxis5": {"anchor": "x5", "domain": [0.7333, 0.8167], "gridcolor": "#f1f5f9", "gridwidth": 1, "showgrid": true, "title": {"text": "score"}}, "yaxis6": {"anchor": "x6", "domain": [0.7333, 0.8167], "gridcolor": "#f1f5f9", "gridwidth": 1, "showgrid": true, "title": {"text": "score"}}, "yaxis7": {"anchor": "x7", "domain": [0.55, 0.6333], "gridcolor": "#f1f5f9", "gridwidth": 1, "showgrid": true, "title": {"text": "score"}}, "yaxis8": {"anchor": "x8", "domain": [0.55, 0.6333], "gridcolor": "#f1f5f9", "gridwidth": 1, "showgrid": true, "title": {"text": "score"}}, "yaxis9": {"anchor": "x9", "domain": [0.55, 0.6333], "gridcolor": "#f1f5f9", "gridwidth": 1, "showgrid": true, "title": {"text": "score"}}}}
